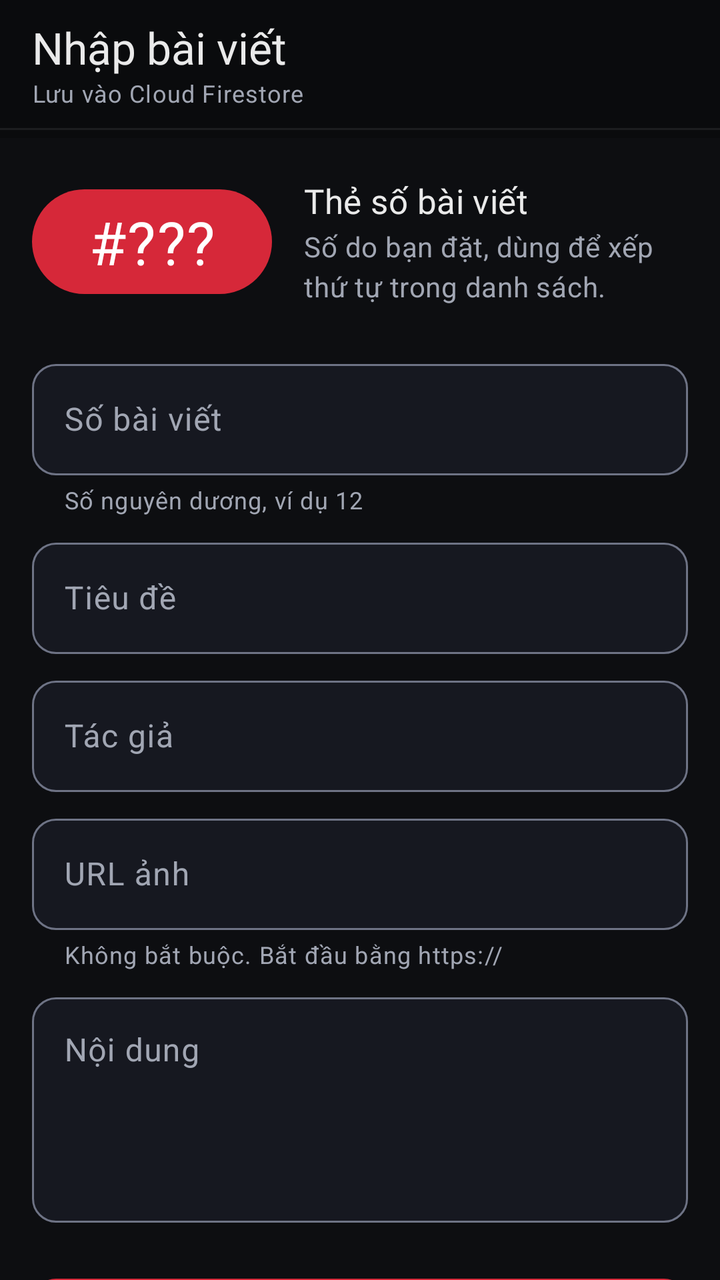
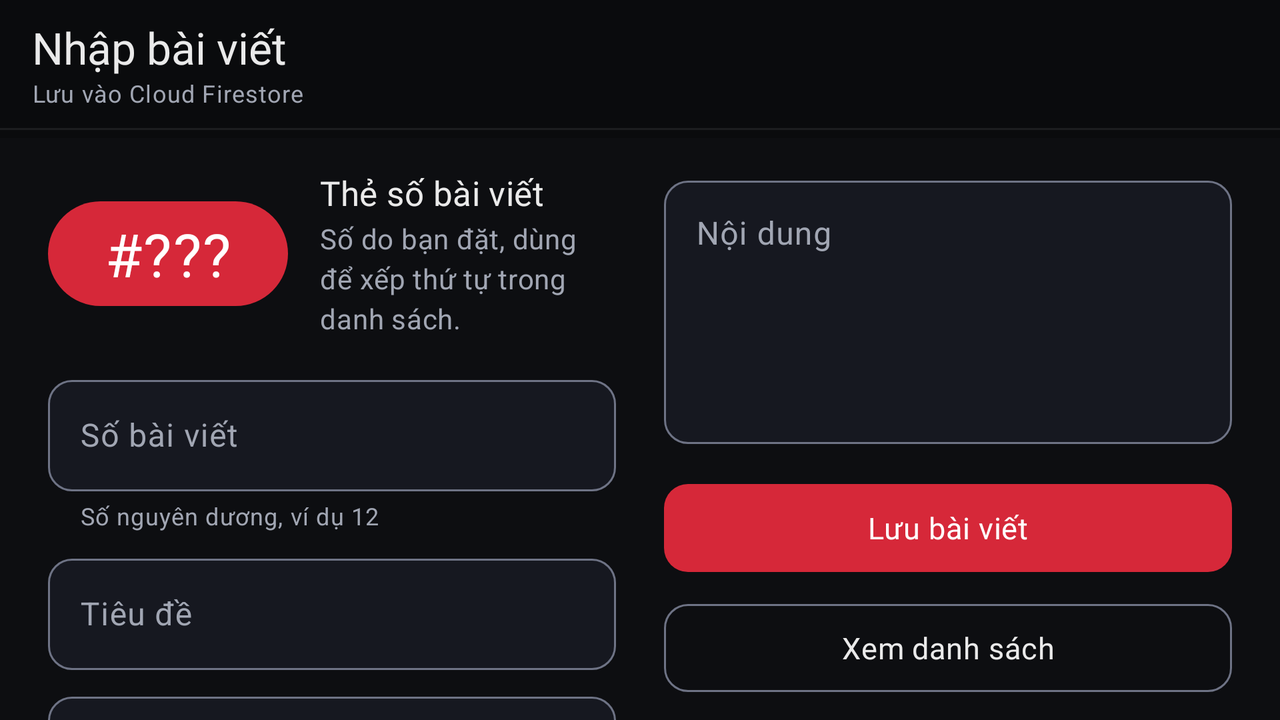

An Android layout and its configuration variant, each rendered on a device that would load it. The default file and the variant file are quoted in full after the pictures.
<!-- AndroidManifest.xml: application theme Theme.FireBase_Example -->
<!-- res/layout/activity_main.xml -->
<?xml version="1.0" encoding="utf-8"?>
<androidx.coordinatorlayout.widget.CoordinatorLayout xmlns:android="http://schemas.android.com/apk/res/android"
  xmlns:app="http://schemas.android.com/apk/res-auto"
  xmlns:tools="http://schemas.android.com/tools"
  android:id="@+id/main"
  android:layout_width="match_parent"
  android:layout_height="match_parent"
  android:background="@color/bg_dark"
  tools:context=".MainActivity">

  <com.google.android.material.appbar.AppBarLayout
    android:id="@+id/app_bar"
    android:layout_width="match_parent"
    android:layout_height="wrap_content"
    android:background="@color/bg_nav"
    app:liftOnScroll="false">

    <com.google.android.material.appbar.MaterialToolbar
      android:id="@+id/toolbar"
      style="@style/Widget.App.Toolbar"
      android:layout_width="match_parent"
      android:layout_height="?attr/actionBarSize"
      app:subtitle="@string/form_subtitle"
      app:title="@string/form_title" />

    <View
      android:layout_width="match_parent"
      android:layout_height="1dp"
      android:background="@color/border" />

    
    <com.google.android.material.progressindicator.LinearProgressIndicator
      android:id="@+id/progress_saving"
      android:layout_width="match_parent"
      android:layout_height="wrap_content"
      android:indeterminate="true"
      android:visibility="invisible"
      app:indicatorColor="@color/accent"
      app:trackColor="@android:color/transparent" />
  </com.google.android.material.appbar.AppBarLayout>

  <androidx.core.widget.NestedScrollView
    android:id="@+id/form_scroll"
    android:layout_width="match_parent"
    android:layout_height="match_parent"
    android:clipToPadding="false"
    app:layout_behavior="@string/appbar_scrolling_view_behavior">

    <LinearLayout
      android:layout_width="match_parent"
      android:layout_height="wrap_content"
      android:orientation="vertical"
      android:paddingStart="16dp"
      android:paddingTop="20dp"
      android:paddingEnd="16dp"
      android:paddingBottom="24dp">

      
      <LinearLayout
        android:layout_width="match_parent"
        android:layout_height="wrap_content"
        android:gravity="center_vertical"
        android:orientation="horizontal">

        <TextView
          android:id="@+id/txt_plate_preview"
          style="@style/Widget.App.Chip.Large"
          android:layout_width="wrap_content"
          android:layout_height="wrap_content"
          android:text="@string/tag_placeholder" />

        <LinearLayout
          android:layout_width="0dp"
          android:layout_height="wrap_content"
          android:layout_marginStart="16dp"
          android:layout_weight="1"
          android:orientation="vertical">

          <TextView
            android:layout_width="wrap_content"
            android:layout_height="wrap_content"
            android:text="@string/plate_caption_title"
            android:textAppearance="@style/TextAppearance.App.Heading" />

          <TextView
            android:layout_width="wrap_content"
            android:layout_height="wrap_content"
            android:layout_marginTop="2dp"
            android:text="@string/plate_caption_body"
            android:textAppearance="?attr/textAppearanceBodyMedium"
            android:textColor="@color/text_muted" />
        </LinearLayout>
      </LinearLayout>

      <com.google.android.material.textfield.TextInputLayout
        android:id="@+id/til_article_id"
        style="@style/Widget.App.TextInputLayout"
        android:layout_width="match_parent"
        android:layout_height="wrap_content"
        android:layout_marginTop="24dp"
        android:hint="@string/label_article_id"
        app:helperText="@string/helper_article_id">

        <com.google.android.material.textfield.TextInputEditText
          android:id="@+id/etArticleId"
          android:layout_width="match_parent"
          android:layout_height="wrap_content"
          android:imeOptions="actionNext"
          android:importantForAutofill="no"
          android:inputType="number" />
      </com.google.android.material.textfield.TextInputLayout>

      <com.google.android.material.textfield.TextInputLayout
        android:id="@+id/til_article_title"
        style="@style/Widget.App.TextInputLayout"
        android:layout_width="match_parent"
        android:layout_height="wrap_content"
        android:layout_marginTop="8dp"
        android:hint="@string/label_article_title">

        <com.google.android.material.textfield.TextInputEditText
          android:id="@+id/etArticleTitle"
          android:layout_width="match_parent"
          android:layout_height="wrap_content"
          android:imeOptions="actionNext"
          android:importantForAutofill="no"
          android:inputType="text|textCapSentences" />
      </com.google.android.material.textfield.TextInputLayout>
      <com.google.android.material.textfield.TextInputLayout
        android:id="@+id/til_article_author"
        android:importantForAutofill="noExcludeDescendants"
        style="@style/Widget.App.TextInputLayout"
        android:layout_width="match_parent"
        android:layout_height="wrap_content"
        android:layout_marginTop="8dp"
        android:hint="@string/label_article_author">

        <com.google.android.material.textfield.TextInputEditText
          android:id="@+id/etArticleAuthor"
          android:layout_width="match_parent"
          android:layout_height="wrap_content"
          android:imeOptions="actionNext"
          android:importantForAutofill="no"
          android:inputType="text|textCapWords" />
      </com.google.android.material.textfield.TextInputLayout>

      <com.google.android.material.textfield.TextInputLayout
        android:id="@+id/til_article_image"
        style="@style/Widget.App.TextInputLayout"
        android:layout_width="match_parent"
        android:layout_height="wrap_content"
        android:layout_marginTop="8dp"
        android:hint="@string/label_article_image"
        app:helperText="@string/helper_article_image">

        <com.google.android.material.textfield.TextInputEditText
          android:id="@+id/etArticleImage"
          android:layout_width="match_parent"
          android:layout_height="wrap_content"
          android:imeOptions="actionNext"
          android:importantForAutofill="no"
          android:inputType="textUri" />
      </com.google.android.material.textfield.TextInputLayout>

      <com.google.android.material.textfield.TextInputLayout
        android:id="@+id/til_article_description"
        style="@style/Widget.App.TextInputLayout"
        android:layout_width="match_parent"
        android:layout_height="wrap_content"
        android:layout_marginTop="8dp"
        android:hint="@string/label_article_description">

        <com.google.android.material.textfield.TextInputEditText
          android:id="@+id/etArticleDescription"
          android:layout_width="match_parent"
          android:layout_height="wrap_content"
          android:gravity="top|start"
          android:importantForAutofill="no"
          android:inputType="textMultiLine|textCapSentences"
          android:minLines="4" />
      </com.google.android.material.textfield.TextInputLayout>

      <com.google.android.material.button.MaterialButton
        android:id="@+id/btAdd"
        style="@style/Widget.App.Button"
        android:layout_width="match_parent"
        android:layout_height="wrap_content"
        android:layout_marginTop="24dp"
        android:text="@string/add_article" />

      <com.google.android.material.button.MaterialButton
        android:id="@+id/btShow"
        style="@style/Widget.App.Button.Outlined"
        android:layout_width="match_parent"
        android:layout_height="wrap_content"
        android:layout_marginTop="8dp"
        android:text="@string/show_articles" />
    </LinearLayout>
  </androidx.core.widget.NestedScrollView>
</androidx.coordinatorlayout.widget.CoordinatorLayout>
<!-- resources referenced by this layout -->
<resources>
  <color name="accent">#E63946</color>
  <color name="bg_dark">#0D0E11</color>
  <color name="bg_nav">#0A0B0D</color>
  <color name="border">#14FFFFFF</color>
  <color name="text_muted">#A1A6B3</color>
  <string name="add_article">Lưu bài viết</string>
  <string name="form_subtitle">Lưu vào Cloud Firestore</string>
  <string name="form_title">Nhập bài viết</string>
  <string name="helper_article_id">Số nguyên dương, ví dụ 12</string>
  <string name="helper_article_image">Không bắt buộc. Bắt đầu bằng https://</string>
  <string name="label_article_author">Tác giả</string>
  <string name="label_article_description">Nội dung</string>
  <string name="label_article_id">Số bài viết</string>
  <string name="label_article_image">URL ảnh</string>
  <string name="label_article_title">Tiêu đề</string>
  <string name="plate_caption_body">Số do bạn đặt, dùng để xếp thứ tự trong danh sách.</string>
  <string name="plate_caption_title">Thẻ số bài viết</string>
  <string name="show_articles">Xem danh sách</string>
  <string name="tag_placeholder">#???</string>
  <style name="TextAppearance.App.Heading" parent="TextAppearance.Material3.TitleMedium">
      <item name="fontFamily">@font/exo_2_bold</item>
      <item name="android:fontFamily">@font/exo_2_bold</item>
      <item name="android:textSize">17sp</item>
      <item name="android:textColor">@color/text_primary</item>
    </style>
  <style name="Widget.App.Button" parent="Widget.Material3.Button">
      <item name="shapeAppearance">@style/ShapeAppearance.App.Control</item>
      <item name="android:textAppearance">@style/TextAppearance.App.Button</item>
      <item name="android:minHeight">52dp</item>
    </style>
  <style name="Widget.App.Chip.Large">
      <item name="android:textAppearance">@style/TextAppearance.App.Chip.Large</item>
      <item name="android:paddingStart">22dp</item>
      <item name="android:paddingEnd">22dp</item>
      <item name="android:paddingTop">6dp</item>
      <item name="android:paddingBottom">6dp</item>
      <item name="android:minWidth">120dp</item>
      <item name="android:gravity">center</item>
    </style>
  <style name="Widget.App.TextInputLayout" parent="Widget.Material3.TextInputLayout.OutlinedBox">
      <item name="shapeAppearance">@style/ShapeAppearance.App.Control</item>
      <item name="boxBackgroundColor">@color/bg_card</item>
    </style>
  <style name="Theme.FireBase_Example" parent="Base.Theme.FireBase_Example" />
  <color name="text_primary">#EAEAEA</color>
  <style name="ShapeAppearance.App.Control" parent="">
      <item name="cornerFamily">rounded</item>
      <item name="cornerSize">12dp</item>
    </style>
  <style name="TextAppearance.App.Button" parent="TextAppearance.Material3.LabelLarge">
      <item name="fontFamily">@font/exo_2_bold</item>
      <item name="android:fontFamily">@font/exo_2_bold</item>
      <item name="android:textSize">15sp</item>
      <item name="android:letterSpacing">0.02</item>
    </style>
  <color name="field_outline">#6E7385</color>
  <style name="TextAppearance.App.Chip.Large">
      <item name="fontFamily">@font/exo_2_black</item>
      <item name="android:fontFamily">@font/exo_2_black</item>
      <item name="android:textSize">30sp</item>
      <item name="android:letterSpacing">0.02</item>
    </style>
  <color name="bg_card">#161820</color>
  <style name="TextAppearance.App.Toolbar" parent="TextAppearance.Material3.TitleLarge">
      <item name="fontFamily">@font/exo_2_bold</item>
      <item name="android:fontFamily">@font/exo_2_bold</item>
    </style>
  <style name="TextAppearance.App.ToolbarSubtitle" parent="TextAppearance.Material3.BodySmall">
      <item name="android:textColor">@color/text_muted</item>
    </style>
  <color name="accent_fill">#D62839</color>
  <color name="white">#FFFFFFFF</color>
  <color name="accent_container">#7F1D1D</color>
  <color name="on_accent_container">#FEE2E2</color>
  <color name="bg_raised">#1F2230</color>
  <color name="warning">#F59E0B</color>
  <color name="accent_pressed">#C1121F</color>
  <color name="error">#EF4444</color>
  <!-- some entries are left out for length -->
</resources>
<!-- res/layout-land/activity_main.xml (the repository's variant of the layout above) -->
<!-- drawn on the phone turned sideways -->
<?xml version="1.0" encoding="utf-8"?>
<androidx.coordinatorlayout.widget.CoordinatorLayout xmlns:android="http://schemas.android.com/apk/res/android"
  xmlns:app="http://schemas.android.com/apk/res-auto"
  xmlns:tools="http://schemas.android.com/tools"
  android:id="@+id/main"
  android:layout_width="match_parent"
  android:layout_height="match_parent"
  android:background="@color/bg_dark"
  tools:context=".MainActivity">

  <com.google.android.material.appbar.AppBarLayout
    android:id="@+id/app_bar"
    android:layout_width="match_parent"
    android:layout_height="wrap_content"
    android:background="@color/bg_nav"
    app:liftOnScroll="false">

    <com.google.android.material.appbar.MaterialToolbar
      android:id="@+id/toolbar"
      style="@style/Widget.App.Toolbar"
      android:layout_width="match_parent"
      android:layout_height="?attr/actionBarSize"
      app:subtitle="@string/form_subtitle"
      app:title="@string/form_title" />

    <View
      android:layout_width="match_parent"
      android:layout_height="1dp"
      android:background="@color/border" />

    <com.google.android.material.progressindicator.LinearProgressIndicator
      android:id="@+id/progress_saving"
      android:layout_width="match_parent"
      android:layout_height="wrap_content"
      android:indeterminate="true"
      android:visibility="invisible"
      app:indicatorColor="@color/accent"
      app:trackColor="@android:color/transparent" />
  </com.google.android.material.appbar.AppBarLayout>

  <androidx.core.widget.NestedScrollView
    android:id="@+id/form_scroll"
    android:layout_width="match_parent"
    android:layout_height="match_parent"
    android:clipToPadding="false"
    app:layout_behavior="@string/appbar_scrolling_view_behavior">

    <LinearLayout
      android:layout_width="match_parent"
      android:layout_height="wrap_content"
      android:baselineAligned="false"
      android:orientation="horizontal"
      android:paddingStart="24dp"
      android:paddingTop="16dp"
      android:paddingEnd="24dp"
      android:paddingBottom="16dp">

      
      <LinearLayout
        android:layout_width="0dp"
        android:layout_height="wrap_content"
        android:layout_weight="1"
        android:orientation="vertical">

        <LinearLayout
          android:layout_width="match_parent"
          android:layout_height="wrap_content"
          android:gravity="center_vertical"
          android:orientation="horizontal">

          <TextView
            android:id="@+id/txt_plate_preview"
            style="@style/Widget.App.Chip.Large"
            android:layout_width="wrap_content"
            android:layout_height="wrap_content"
            android:text="@string/tag_placeholder" />

          <LinearLayout
            android:layout_width="0dp"
            android:layout_height="wrap_content"
            android:layout_marginStart="16dp"
            android:layout_weight="1"
            android:orientation="vertical">

            <TextView
              android:layout_width="wrap_content"
              android:layout_height="wrap_content"
              android:text="@string/plate_caption_title"
              android:textAppearance="@style/TextAppearance.App.Heading" />

            <TextView
              android:layout_width="wrap_content"
              android:layout_height="wrap_content"
              android:layout_marginTop="2dp"
              android:text="@string/plate_caption_body"
              android:textAppearance="?attr/textAppearanceBodyMedium"
              android:textColor="@color/text_muted" />
          </LinearLayout>
        </LinearLayout>

        <com.google.android.material.textfield.TextInputLayout
          android:id="@+id/til_article_id"
          style="@style/Widget.App.TextInputLayout"
          android:layout_width="match_parent"
          android:layout_height="wrap_content"
          android:layout_marginTop="16dp"
          android:hint="@string/label_article_id"
          app:helperText="@string/helper_article_id">

          <com.google.android.material.textfield.TextInputEditText
            android:id="@+id/etArticleId"
            android:layout_width="match_parent"
            android:layout_height="wrap_content"
            android:imeOptions="actionNext"
            android:importantForAutofill="no"
            android:inputType="number" />
        </com.google.android.material.textfield.TextInputLayout>

        <com.google.android.material.textfield.TextInputLayout
          android:id="@+id/til_article_title"
          style="@style/Widget.App.TextInputLayout"
          android:layout_width="match_parent"
          android:layout_height="wrap_content"
          android:layout_marginTop="8dp"
          android:hint="@string/label_article_title">

          <com.google.android.material.textfield.TextInputEditText
            android:id="@+id/etArticleTitle"
            android:layout_width="match_parent"
            android:layout_height="wrap_content"
            android:imeOptions="actionNext"
            android:importantForAutofill="no"
            android:inputType="text|textCapSentences" />
        </com.google.android.material.textfield.TextInputLayout>
        <com.google.android.material.textfield.TextInputLayout
          android:id="@+id/til_article_author"
          android:importantForAutofill="noExcludeDescendants"
          style="@style/Widget.App.TextInputLayout"
          android:layout_width="match_parent"
          android:layout_height="wrap_content"
          android:layout_marginTop="8dp"
          android:hint="@string/label_article_author">

          <com.google.android.material.textfield.TextInputEditText
            android:id="@+id/etArticleAuthor"
            android:layout_width="match_parent"
            android:layout_height="wrap_content"
            android:imeOptions="actionNext"
            android:importantForAutofill="no"
            android:inputType="text|textCapWords" />
        </com.google.android.material.textfield.TextInputLayout>

        <com.google.android.material.textfield.TextInputLayout
          android:id="@+id/til_article_image"
          style="@style/Widget.App.TextInputLayout"
          android:layout_width="match_parent"
          android:layout_height="wrap_content"
          android:layout_marginTop="8dp"
          android:hint="@string/label_article_image"
          app:helperText="@string/helper_article_image">

          <com.google.android.material.textfield.TextInputEditText
            android:id="@+id/etArticleImage"
            android:layout_width="match_parent"
            android:layout_height="wrap_content"
            android:imeOptions="actionNext"
            android:importantForAutofill="no"
            android:inputType="textUri" />
        </com.google.android.material.textfield.TextInputLayout>
      </LinearLayout>

      
      <LinearLayout
        android:layout_width="0dp"
        android:layout_height="wrap_content"
        android:layout_marginStart="24dp"
        android:layout_weight="1"
        android:orientation="vertical">

        <com.google.android.material.textfield.TextInputLayout
          android:id="@+id/til_article_description"
          style="@style/Widget.App.TextInputLayout"
          android:layout_width="match_parent"
          android:layout_height="wrap_content"
          android:hint="@string/label_article_description">

          <com.google.android.material.textfield.TextInputEditText
            android:id="@+id/etArticleDescription"
            android:layout_width="match_parent"
            android:layout_height="wrap_content"
            android:gravity="top|start"
            android:importantForAutofill="no"
            android:inputType="textMultiLine|textCapSentences"
            android:minLines="5" />
        </com.google.android.material.textfield.TextInputLayout>

        <com.google.android.material.button.MaterialButton
          android:id="@+id/btAdd"
          style="@style/Widget.App.Button"
          android:layout_width="match_parent"
          android:layout_height="wrap_content"
          android:layout_marginTop="16dp"
          android:text="@string/add_article" />

        <com.google.android.material.button.MaterialButton
          android:id="@+id/btShow"
          style="@style/Widget.App.Button.Outlined"
          android:layout_width="match_parent"
          android:layout_height="wrap_content"
          android:layout_marginTop="8dp"
          android:text="@string/show_articles" />
      </LinearLayout>
    </LinearLayout>
  </androidx.core.widget.NestedScrollView>
</androidx.coordinatorlayout.widget.CoordinatorLayout>
